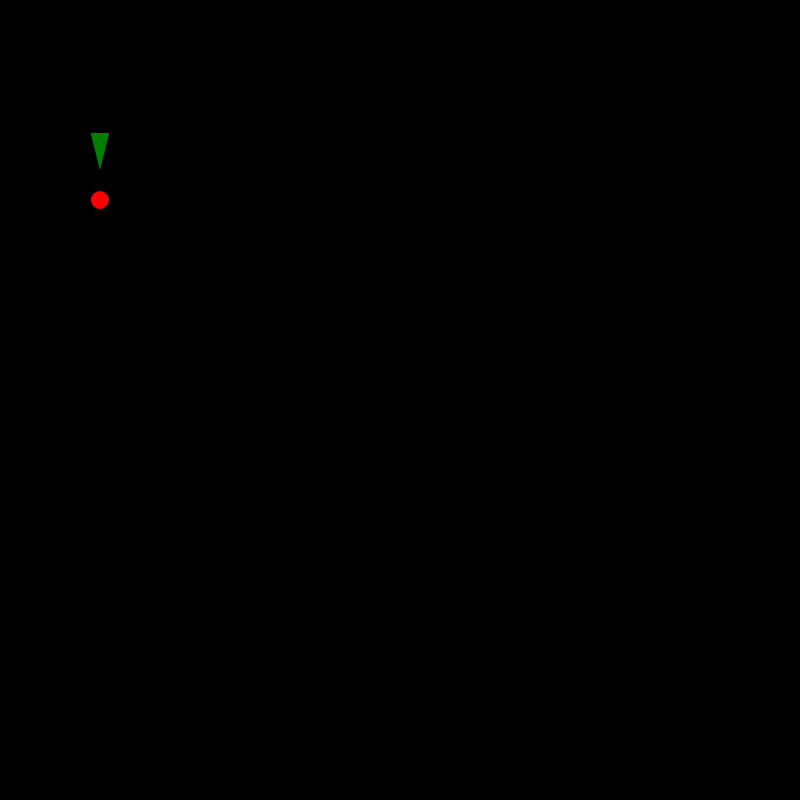
Frame 1 (no input)
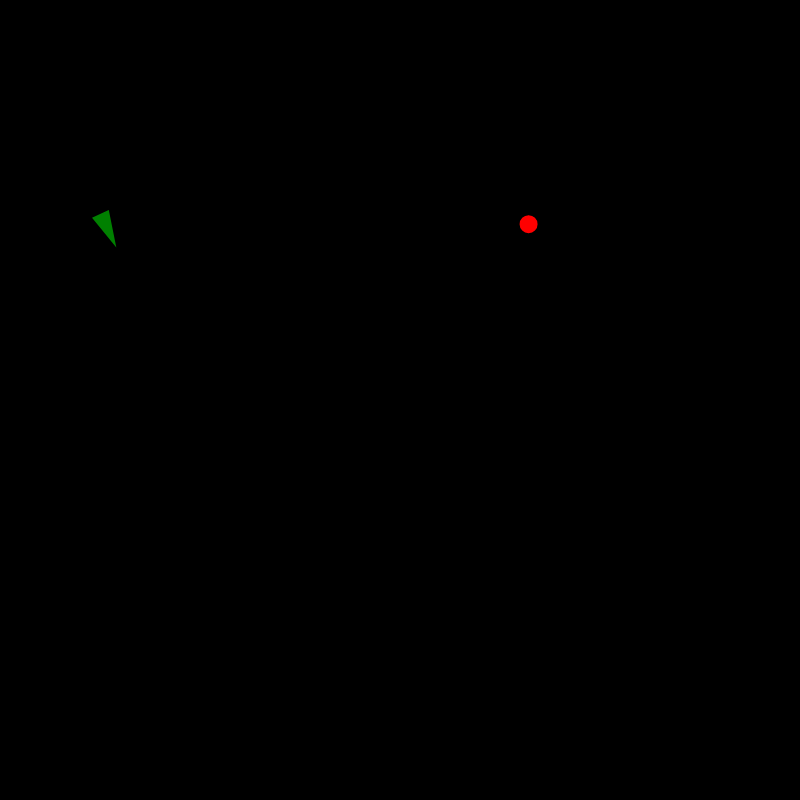
Frame 60 (no input)
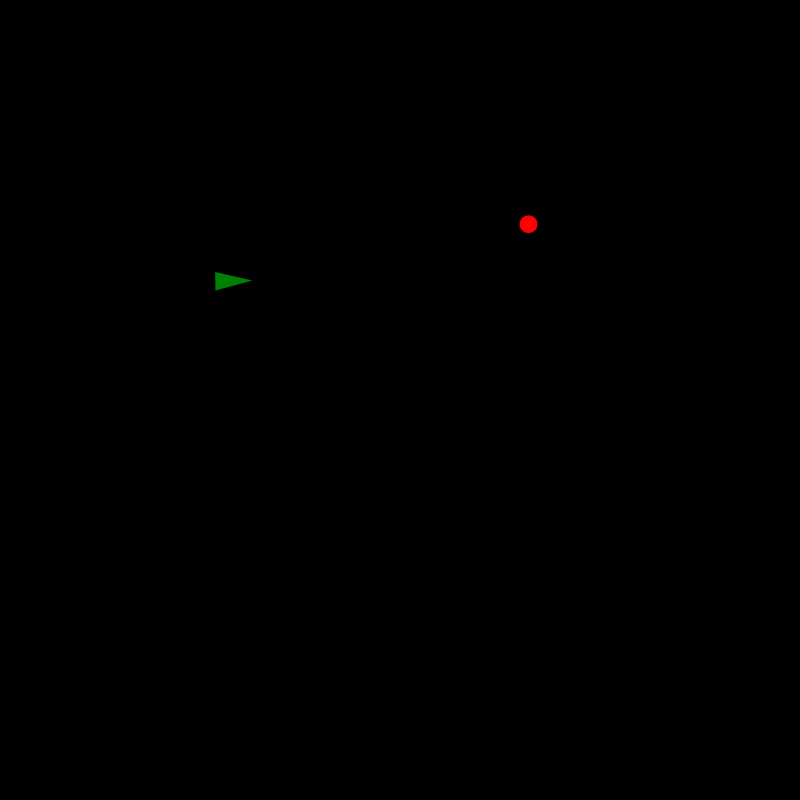
Frame 120 (the mouse pressed at the canvas centre since frame 60)

The p5.js sketch that drew these frames (run headless with seeded random() and noise() and a simulated clock; from frame 60 on, the mouse is pressed at the canvas centre):

// p5.js sketch
// ── sketch.js

class Particle {
  constructor( x, y ) {
    this.pos = createVector( x, y );
    this.vel = createVector( 0, 0 );
    this.acc = createVector( 0, 0 );
    this.frc = createVector( 0, 0 );
    this.maxVel = 4;
    this.maxFrc = 0.1;
    this.r = 16;
 
  }
  
  
  seek(target) {
    let force = p5.Vector.sub(target.pos, this.pos);
    force.setMag(this.maxVel);
    force.sub(this.vel);
    force.limit( this.maxFrc );
    this.frc = force;
  }
  
  update() {
    this.acc.add( this.frc );
    this.vel.add( this.acc );
    this.vel.limit( this.maxVel );
    this.pos.add( this.vel );
    this.acc.set( 0, 0 );
    this.frc.set( 0, 0 );
  }
  
  
  place(x, y) {
    this.pos.x = x;
    this.pos.y = y;
  }
  
  
}

class Vehicle extends Particle {
  constructor( x, y ) {
    super(x, y);
  }
  
  show() {
    stroke( "green" )
    fill( "green" );
    strokeWeight( 2 );
    push();
    translate( this.pos.x, this.pos.y );
    rotate(this.vel.heading());
    triangle( -this.r, -this.r / 2, -this.r, this.r / 2, this.r, 0 )
    pop();
    
  }

}

class Target extends Particle {
  constructor( x, y ) {
    super(x, y);
  }
  
  show() {
    stroke( "red" );
    fill( "red" );
    strokeWeight( 2 );
    
    circle(this.pos.x, this.pos.y, this.r = 16)
  }


  
}

let myvehicle;
let mytarget;
let slider_speed;

function setup() {
  createCanvas( 800, 800 );
  
  slider_speed = createSlider(1, 10, 4);
  slider_speed.position(0 , height);
  text_speed = createDiv();
  text_speed.position(150 , height);
  slider_force = createSlider(1, 20, 5);
  slider_force.position(200 , height);
  text_force = createDiv();
  text_force.position(350 , height);

  
  target = new Target( 100, 200 );
  vehicle = new Vehicle( 100, 150 );
  

  
}

function draw() {
  background(0);
  
  
  if (p5.Vector.sub( target.pos, vehicle.pos ).mag() < 5 ) {
    target.place( random( width - 200 ) + 100, random( height - 200) + 100 );
  }
  
  target.update();
  target.show();

  vehicle.maxVel = slider_speed.value();
  text_speed.html('S=' + slider_speed.value());
  vehicle.maxFrc = slider_force.value() / 100;
  text_force.html('F=' + slider_force.value());
  
  vehicle.seek(target);
  vehicle.update();
  vehicle.show();

}

function mouseClicked() {
  //target.place(mouseX, mouseY)
}
